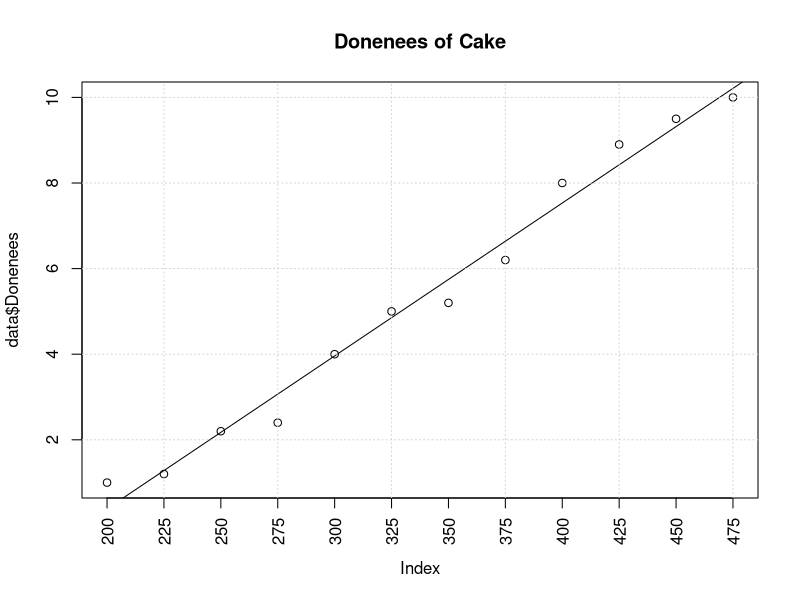

This figure's R source:
data <- read.csv("ch14p222.txt", header=TRUE);

png(filename="ch14p222.png");

plot(data$Donenees, xaxt="n", main="Donenees of Cake");
axis(1, at=seq(1, length(data$Temperature)), labels=data$Temperature, las=2);

fit <- glm(data$Donenees ~ seq(1, length(data$Donenees)));
abline(fit);

grid();

dev.off();
